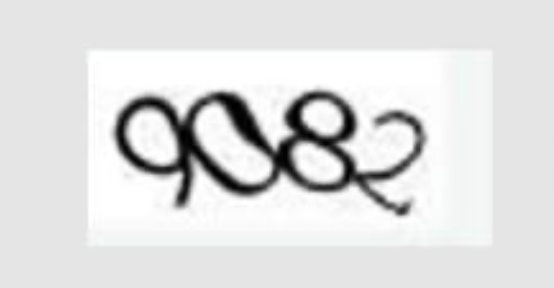
#> input picture picture/2.png, 554 x 288 px, given in place of 2.jpg, which was not available
$ python test.py
#> lines starting #> are read from the running program, lines starting #| are printed output that depends on the picture; pictures that were not available may be replaced by others from this repository, and a replacement may not be noted
#> further down, src is the input picture: shape (288, 554, 3); mean B, G, R 223.3, 223.5, 223.1
import cv2 as cv
import numpy as np


# 调用相机 或者读取视频
# Macos 下 需要通过终端打开IDE才可以调用摄像头
def get_video_info():
    capture = cv.VideoCapture(0)
    # 0 1 2... 代表摄像头 也可以填写视频文件路径
    while True:
        ret,frame = capture.read()
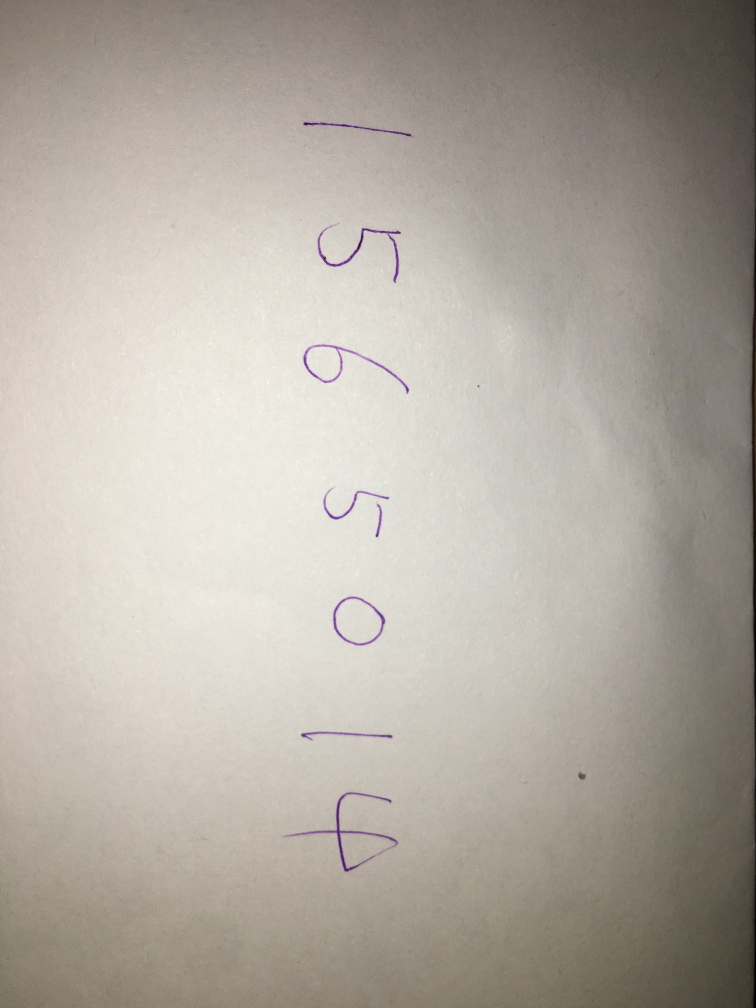
#> input picture picture/1.JPG, 3024 x 4032 px, given in place of the camera (shown at 1/4 size)
#> frame is the input picture: shape (4032, 3024, 3); mean B, G, R 161.5, 170.7, 177.8
        # 返回两个值  ret frame
        frame = cv.flip(frame, 1)
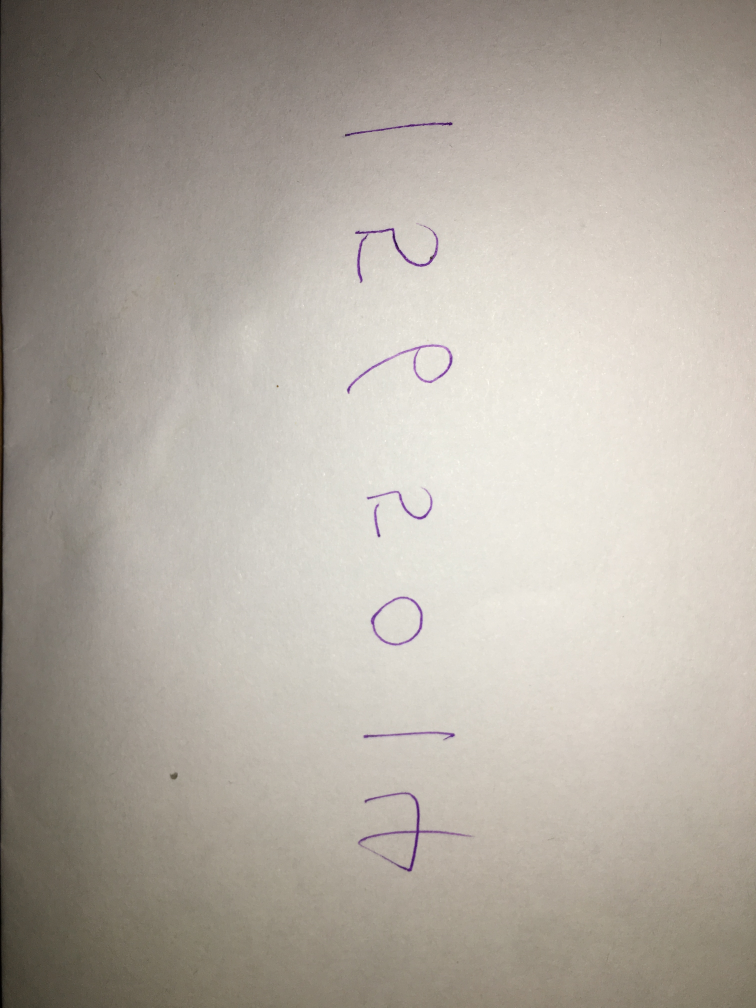
#> frame: shape (4032, 3024, 3) (shown at 1/4 size); mean B, G, R 161.5, 170.7, 177.8
        # cv.flip() 可以将视频图像反转
        frame_ga = cv.GaussianBlur(frame, (3, 3), 0)
        # kernel 数值越大 去噪效果越好
        # 边缘检测先经过高斯模糊去除部分噪声
        # 再经过灰度化
        # 最后边缘检测
        gray = cv.cvtColor(frame_ga, cv.COLOR_BGR2GRAY)
        dst = cv.Canny(gray, 10, 150)
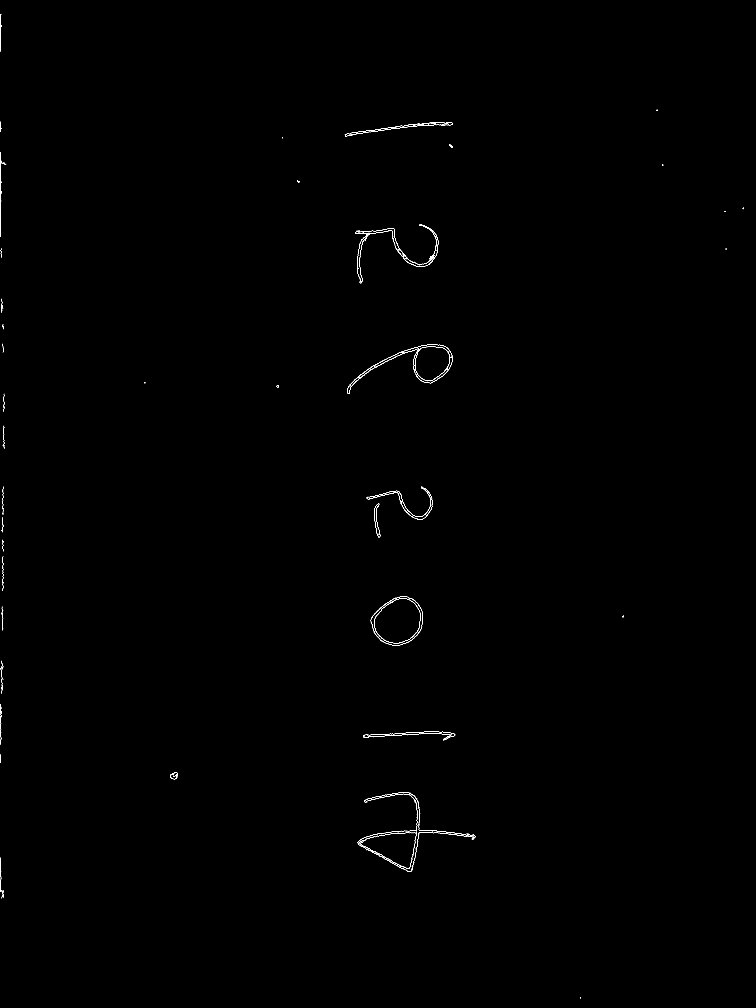
#> dst: shape (4032, 3024) (shown at 1/4 size); 0.12% white in thin lines or dots
        # 可以通过bitwise_and 生成彩色边框
        dst_final = cv.bitwise_and(frame, frame, mask=dst)
        cv.imshow("video", dst_final)
        c = cv.waitKey(30)
#> (key Esc is pressed here)
        if c == 27:
            break


def get_image_info(image):
    print(type(image))
    print(image.shape)
    print(image.size)
    print(image.dtype)
    pixel_data = np.array(image)
    print(pixel_data)

def access_pixels(image):
    print(image.shape)
    height = image.shape[0]
    width = image.shape[1]
    channels = image.shape[2]
    print("width: %s, height: %s, channels: %s" % (width,height,channels))
    for row in range(height):
        for col in range(width):
            for c in range(channels):
                pv = image[row,col,c]
                image[row,col,c]=255-pv
    cv.imshow("pixel_demo",image)


# 下方法与上方法功能完全一致


def inverse(image):
    dst = cv.bitwise_not(image)
    cv.imshow("output",dst)


def crete_image():
    img = np.zeros([400,400,3],np.uint8)
    img[:,:,0] = np.ones([400,400])*255
    cv.imshow("new image",img)


src = cv.imread("C:/Users/liuxuwei/Desktop/2.jpg")
get_video_info()
# [8 lines of commented-out code are left out]
cv.waitKey(0)
cv.destroyAllWindows()
